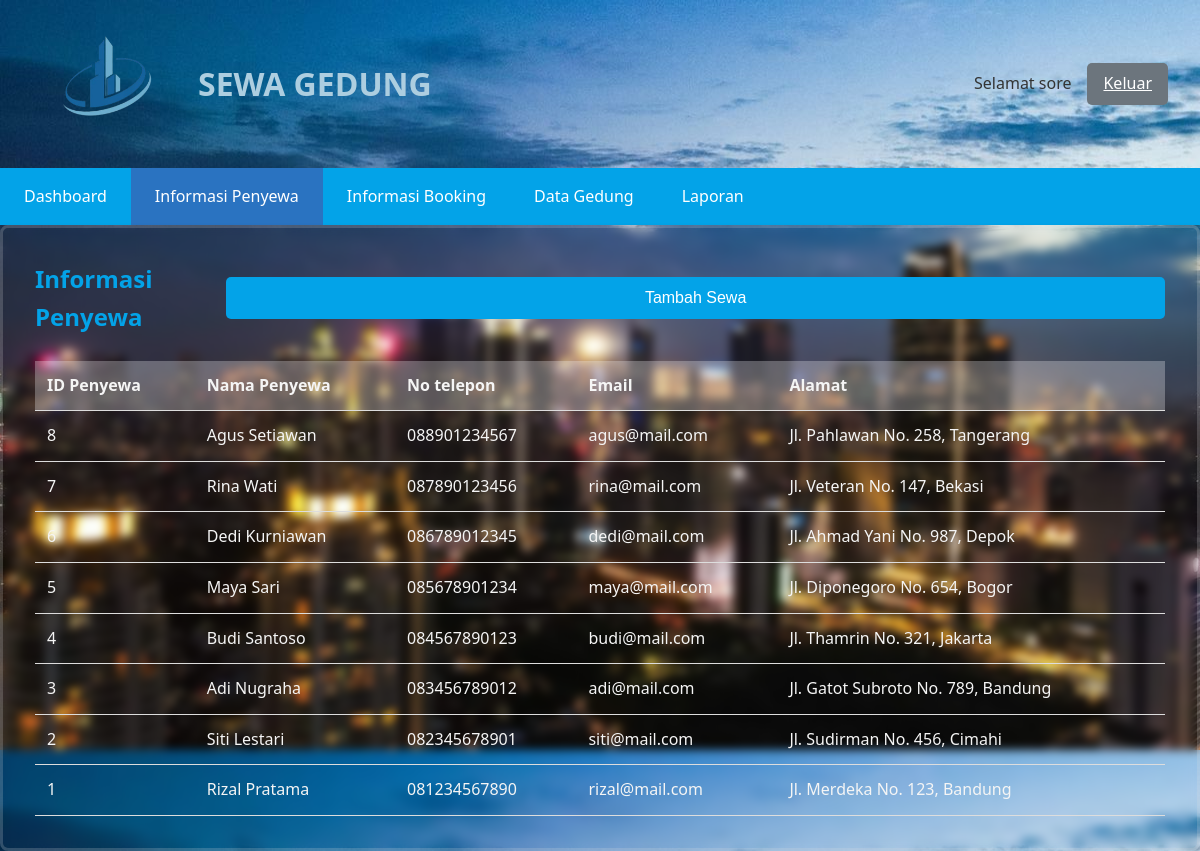
The page /penyewa.php (signed in) on the database its author committed.
### tables this page shows
CREATE TABLE penyewa (
    id INT AUTO_INCREMENT PRIMARY KEY,
    nama VARCHAR(100) NOT NULL,
    telepon VARCHAR(20) NOT NULL,
    email VARCHAR(100) NOT NULL,
    alamat TEXT NOT NULL
);

### penyewa.php (the view, shortened to what this page needs)
<?php
require_once 'config/database.php';
$stmt = $pdo->query("SELECT * FROM penyewa ORDER BY id DESC");
$penyewa_list = $stmt->fetchAll(PDO::FETCH_ASSOC);
?>
<!DOCTYPE html>
<html lang="id">
<head>
</head>
<body>
    <div class="dashboard-container">
        <header class="dashboard-header">
            <div class="header-left">
                <img src="assets/logo.png" alt="Logo UT" class="logo">
                <h1>SEWA GEDUNG</h1>
            </div>
            <div class="header-right">
                <span id="greeting" class="greeting"></span>
                <a href="logout.php" class="btn-secondary">Keluar</a>
            </div>
        </header>
        <nav class="dashboard-nav">
            <ul>
                <li><a href="dashboard.php" class="nav-link">Dashboard</a></li>
                <li><a href="penyewa.php" class="nav-link active">Informasi Penyewa</a></li>
                <li><a href="booking.php" class="nav-link">Informasi Booking</a></li>
                <li class="dropdown">
                    <a href="gedung.php" class="nav-link">Data Gedung</a>
                </li>
                <li><a href="laporan.php" class="nav-link">Laporan</a></li>
            </ul>
        </nav>
        <main class="stok-main">
            <div class="stok-header">
                <h2>Informasi Penyewa</h2>
                <button id="addStockBtn" class="btn-primary">Tambah Sewa</button>
            </div>
            <table id="stockTable" class="stock-table">
                <thead>
                    <tr>
                        <th>ID Penyewa</th>
                        <th>Nama Penyewa</th>
                        <th>No telepon</th>
                        <th>Email</th>
                        <th>Alamat</th>
                    </tr>
                </thead>
                <tbody>
                    <?php foreach($penyewa_list as $penyewa): ?>
                    <tr>
                        <td><?= $penyewa['id'] ?></td>
                        <td><?= htmlspecialchars($penyewa['nama']) ?></td>
                        <td><?= htmlspecialchars($penyewa['telepon']) ?></td>
                        <td><?= htmlspecialchars($penyewa['email']) ?></td>
                        <td><?= htmlspecialchars($penyewa['alamat']) ?></td>
                    </tr>
                    <?php endforeach; ?>
                </tbody>
            </table>
        </main>
    </div>
</body>
</html>

### penyewa.php (style rules this page uses)
* { margin: 0; padding: 0; box-sizing: border-box; }
body { font-family: 'Segoe UI', Tahoma, Geneva, Verdana, sans-serif; line-height: 1.6; color: #333; background-image: url(assets/gedung.png); }
.logo { max-width: 150px; margin-bottom: 1rem; }
.btn-primary { width: 100%; padding: 0.75rem; background-color: #03a3e8; color: white; border: none; border-radius: 5px; font-size: 1rem; cursor: pointer; transition: background-color 0.3s; }
.btn-secondary { padding: 0.5rem 1rem; background-color: #6c757d; color: white; border: none; border-radius: 5px; cursor: pointer; transition: background-color 0.3s; }
.dashboard-container { display: flex; flex-direction: column; min-height: 100vh; }
.dashboard-header { display: flex; justify-content: space-between; align-items: center; padding: 1rem 2rem; background-image: url("gedung.png"); box-shadow: 0 2px 4px rgba(0, 0, 0, 0.1); }
.header-left { display: flex; align-items: center; }
.header-left h1 { margin-left: 1rem; color: rgb(173, 206, 224); }
.header-right { display: flex; align-items: center; gap: 1rem; }
.greeting { font-weight: 500; }
.dashboard-nav { background-color: #03a3e8; }
.dashboard-nav ul { display: flex; list-style: none; padding: 0; margin: 0; }
.nav-link { display: block; padding: 1rem 1.5rem; color: white; text-decoration: none; transition: background-color 0.3s; }
.nav-link:hover, .nav-link.active { background-color: #2a73c1; }
.dropdown { position: relative; }
.tracking-main, .stok-main { background: transparent; border: solid rgba(225, 225, 225, 0.2); backdrop-filter: blur(5px); padding: 2rem; border-radius: 8px; box-shadow: 0 2px 4px rgba(0, 0, 0, 0.1); }
.stok-header { display: flex; justify-content: space-between; align-items: center; margin-bottom: 1.5rem; color: #03a3e8; }
.stock-table { width: 100%; border-collapse: collapse; }
.stock-table th, .stock-table td { padding: 0.75rem; text-align: left; color: whitesmoke; border-bottom: 1px solid #ddd; }
.stock-table th { background-color: #f8f9fa4a; font-weight: 600; }

### rows shown on the page
penyewa: id "8", nama "Agus Setiawan", telepon "088901234567", email "agus@mail.com", alamat "Jl. Pahlawan No. 258, Tangerang"
penyewa: id "7", nama "Rina Wati", telepon "087890123456", email "rina@mail.com", alamat "Jl. Veteran No. 147, Bekasi"
penyewa: id "6", nama "Dedi Kurniawan", telepon "086789012345", email "dedi@mail.com", alamat "Jl. Ahmad Yani No. 987, Depok"
penyewa: id "5", nama "Maya Sari", telepon "085678901234", email "maya@mail.com", alamat "Jl. Diponegoro No. 654, Bogor"
penyewa: id "4", nama "Budi Santoso", telepon "084567890123", email "budi@mail.com", alamat "Jl. Thamrin No. 321, Jakarta"
penyewa: id "3", nama "Adi Nugraha", telepon "083456789012", email "adi@mail.com", alamat "Jl. Gatot Subroto No. 789, Bandung"
penyewa: id "2", nama "Siti Lestari", telepon "082345678901", email "siti@mail.com", alamat "Jl. Sudirman No. 456, Cimahi"
penyewa: id "1", nama "Rizal Pratama", telepon "081234567890", email "rizal@mail.com", alamat "Jl. Merdeka No. 123, Bandung"
